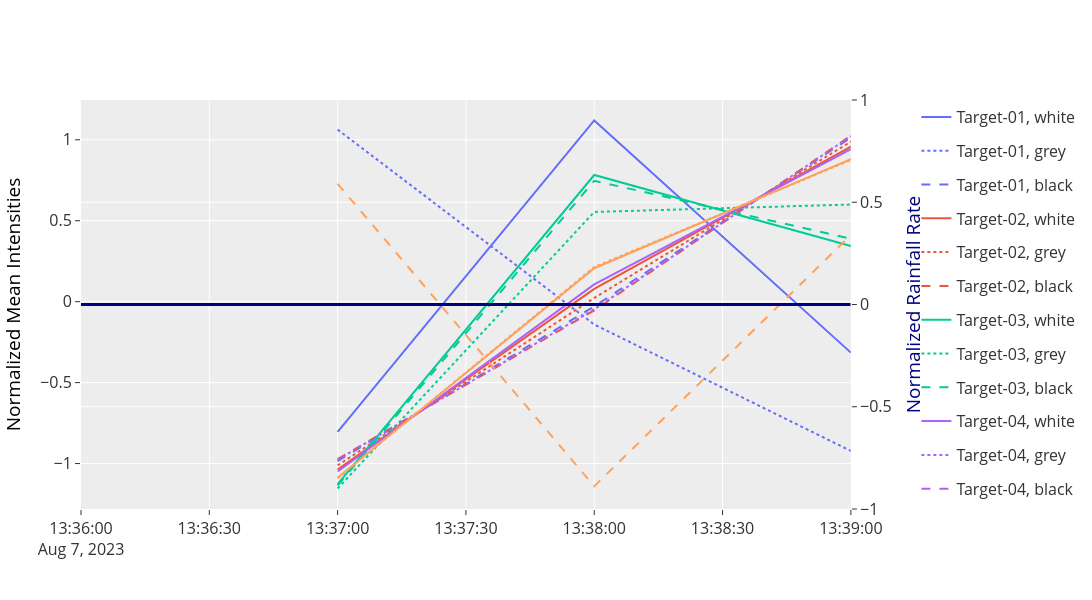

Source (notebook cell):
### Markdown cell above
### Mean intensity of targets spearate by intensity

### Code cell
NORMALIZE = True

if NORMALIZE:
    subtarg_stats = subtarget_statistics_norm
    weather_stats = df_relevant_norm
    title_addon = "Normalized "
else:
    subtarg_stats = subtarget_statistics
    weather_stats = df_relevant
    title_addon = ""

target_stat_vs_precipitation(
    subtarg_stats,
    weather_stats.precipitation.intensity_hour_shifted,
    value_name="intensity",
    precipitation_name="Rainfall Rate",
    yaxis_title=f"{title_addon}Mean Intensities",
    yaxis2_title=f"{title_addon}Rainfall Rate",
    compress_legend=False,
    fig_size=(1200, 600),
)

### Figure 1 — Plotly figure (JSON) as saved in the notebook; plotly's stock layout.template omitted (floating-point values rounded to 4 significant figures)
{"data": [{"hovertemplate": "target=Target-01<br>color=white<br>index=%{x}<br>intensity=%{y}<extra></extra>", "legendgroup": "Target-01, white", "line": {"color": "#636efa", "dash": "solid"}, "marker": {"symbol": "circle"}, "mode": "lines", "name": "Target-01, white", "orientation": "v", "showlegend": true, "type": "scatter", "x": ["2023-08-07T13:37:00.000000000", "2023-08-07T13:38:00.000000000", "2023-08-07T13:39:00.000000000"], "xaxis": "x", "y": [-0.8048, 1.119, -0.3147], "yaxis": "y"}, {"hovertemplate": "target=Target-01<br>color=grey<br>index=%{x}<br>intensity=%{y}<extra></extra>", "legendgroup": "Target-01, grey", "line": {"color": "#636efa", "dash": "dot"}, "marker": {"symbol": "circle"}, "mode": "lines", "name": "Target-01, grey", "orientation": "v", "showlegend": true, "type": "scatter", "x": ["2023-08-07T13:37:00.000000000", "2023-08-07T13:38:00.000000000", "2023-08-07T13:39:00.000000000"], "xaxis": "x", "y": [1.063, -0.1409, -0.9221], "yaxis": "y"}, {"hovertemplate": "target=Target-01<br>color=black<br>index=%{x}<br>intensity=%{y}<extra></extra>", "legendgroup": "Target-01, black", "line": {"color": "#636efa", "dash": "dash"}, "marker": {"symbol": "circle"}, "mode": "lines", "name": "Target-01, black", "orientation": "v", "showlegend": true, "type": "scatter", "x": ["2023-08-07T13:37:00.000000000", "2023-08-07T13:38:00.000000000", "2023-08-07T13:39:00.000000000"], "xaxis": "x", "y": [-0.985, -0.02931, 1.014], "yaxis": "y"}, {"hovertemplate": "target=Target-02<br>color=white<br>index=%{x}<br>intensity=%{y}<extra></extra>", "legendgroup": "Target-02, white", "line": {"color": "#EF553B", "dash": "solid"}, "marker": {"symbol": "circle"}, "mode": "lines", "name": "Target-02, white", "orientation": "v", "showlegend": true, "type": "scatter", "x": ["2023-08-07T13:37:00.000000000", "2023-08-07T13:38:00.000000000", "2023-08-07T13:39:00.000000000"], "xaxis": "x", "y": [-1.037, 0.07917, 0.9581], "yaxis": "y"}, {"hovertemplate": "target=Target-02<br>color=grey<br>index=%{x}<br>intensity=%{y}<extra></extra>", "legendgroup": "Target-02, grey", "line": {"color": "#EF553B", "dash": "dot"}, "marker": {"symbol": "circle"}, "mode": "lines", "name": "Target-02, grey", "orientation": "v", "showlegend": true, "type": "scatter", "x": ["2023-08-07T13:37:00.000000000", "2023-08-07T13:38:00.000000000", "2023-08-07T13:39:00.000000000"], "xaxis": "x", "y": [-1.011, 0.02298, 0.9883], "yaxis": "y"}, {"hovertemplate": "target=Target-02<br>color=black<br>index=%{x}<br>intensity=%{y}<extra></extra>", "legendgroup": "Target-02, black", "line": {"color": "#EF553B", "dash": "dash"}, "marker": {"symbol": "circle"}, "mode": "lines", "name": "Target-02, black", "orientation": "v", "showlegend": true, "type": "scatter", "x": ["2023-08-07T13:37:00.000000000", "2023-08-07T13:38:00.000000000", "2023-08-07T13:39:00.000000000"], "xaxis": "x", "y": [-0.9721, -0.05362, 1.026], "yaxis": "y"}, {"hovertemplate": "target=Target-03<br>color=white<br>index=%{x}<br>intensity=%{y}<extra></extra>", "legendgroup": "Target-03, white", "line": {"color": "#00cc96", "dash": "solid"}, "marker": {"symbol": "circle"}, "mode": "lines", "name": "Target-03, white", "orientation": "v", "showlegend": true, "type": "scatter", "x": ["2023-08-07T13:37:00.000000000", "2023-08-07T13:38:00.000000000", "2023-08-07T13:39:00.000000000"], "xaxis": "x", "y": [-1.127, 0.7824, 0.3442], "yaxis": "y"}, {"hovertemplate": "target=Target-03<br>color=grey<br>index=%{x}<br>intensity=%{y}<extra></extra>", "legendgroup": "Target-03, grey", "line": {"color": "#00cc96", "dash": "dot"}, "marker": {"symbol": "circle"}, "mode": "lines", "name": "Target-03, grey", "orientation": "v", "showlegend": true, "type": "scatter", "x": ["2023-08-07T13:37:00.000000000", "2023-08-07T13:38:00.000000000", "2023-08-07T13:39:00.000000000"], "xaxis": "x", "y": [-1.154, 0.5543, 0.6001], "yaxis": "y"}, {"hovertemplate": "target=Target-03<br>color=black<br>index=%{x}<br>intensity=%{y}<extra></extra>", "legendgroup": "Target-03, black", "line": {"color": "#00cc96", "dash": "dash"}, "marker": {"symbol": "circle"}, "mode": "lines", "name": "Target-03, black", "orientation": "v", "showlegend": true, "type": "scatter", "x": ["2023-08-07T13:37:00.000000000", "2023-08-07T13:38:00.000000000", "2023-08-07T13:39:00.000000000"], "xaxis": "x", "y": [-1.136, 0.7471, 0.3889], "yaxis": "y"}, {"hovertemplate": "target=Target-04<br>color=white<br>index=%{x}<br>intensity=%{y}<extra></extra>", "legendgroup": "Target-04, white", "line": {"color": "#ab63fa", "dash": "solid"}, "marker": {"symbol": "circle"}, "mode": "lines", "name": "Target-04, white", "orientation": "v", "showlegend": true, "type": "scatter", "x": ["2023-08-07T13:37:00.000000000", "2023-08-07T13:38:00.000000000", "2023-08-07T13:39:00.000000000"], "xaxis": "x", "y": [-1.049, 0.1068, 0.9423], "yaxis": "y"}, {"hovertemplate": "target=Target-04<br>color=grey<br>index=%{x}<br>intensity=%{y}<extra></extra>", "legendgroup": "Target-04, grey", "line": {"color": "#ab63fa", "dash": "dot"}, "marker": {"symbol": "circle"}, "mode": "lines", "name": "Target-04, grey", "orientation": "v", "showlegend": true, "type": "scatter", "x": ["2023-08-07T13:37:00.000000000", "2023-08-07T13:38:00.000000000", "2023-08-07T13:39:00.000000000"], "xaxis": "x", "y": [-0.9758, -0.04684, 1.023], "yaxis": "y"}, {"hovertemplate": "target=Target-04<br>color=black<br>index=%{x}<br>intensity=%{y}<extra></extra>", "legendgroup": "Target-04, black", "line": {"color": "#ab63fa", "dash": "dash"}, "marker": {"symbol": "circle"}, "mode": "lines", "name": "Target-04, black", "orientation": "v", "showlegend": true, "type": "scatter", "x": ["2023-08-07T13:37:00.000000000", "2023-08-07T13:38:00.000000000", "2023-08-07T13:39:00.000000000"], "xaxis": "x", "y": [NaN, NaN, NaN], "yaxis": "y"}, {"hovertemplate": "target=Target-05<br>color=white<br>index=%{x}<br>intensity=%{y}<extra></extra>", "legendgroup": "Target-05, white", "line": {"color": "#FFA15A", "dash": "solid"}, "marker": {"symbol": "circle"}, "mode": "lines", "name": "Target-05, white", "orientation": "v", "showlegend": true, "type": "scatter", "x": ["2023-08-07T13:37:00.000000000", "2023-08-07T13:38:00.000000000", "2023-08-07T13:39:00.000000000"], "xaxis": "x", "y": [-1.087, 0.2067, 0.8805], "yaxis": "y"}, {"hovertemplate": "target=Target-05<br>color=grey<br>index=%{x}<br>intensity=%{y}<extra></extra>", "legendgroup": "Target-05, grey", "line": {"color": "#FFA15A", "dash": "dot"}, "marker": {"symbol": "circle"}, "mode": "lines", "name": "Target-05, grey", "orientation": "v", "showlegend": true, "type": "scatter", "x": ["2023-08-07T13:37:00.000000000", "2023-08-07T13:38:00.000000000", "2023-08-07T13:39:00.000000000"], "xaxis": "x", "y": [-1.09, 0.2146, 0.8753], "yaxis": "y"}, {"hovertemplate": "target=Target-05<br>color=black<br>index=%{x}<br>intensity=%{y}<extra></extra>", "legendgroup": "Target-05, black", "line": {"color": "#FFA15A", "dash": "dash"}, "marker": {"symbol": "circle"}, "mode": "lines", "name": "Target-05, black", "orientation": "v", "showlegend": true, "type": "scatter", "x": ["2023-08-07T13:37:00.000000000", "2023-08-07T13:38:00.000000000", "2023-08-07T13:39:00.000000000"], "xaxis": "x", "y": [0.7281, -1.14, 0.412], "yaxis": "y"}, {"line": {"color": "#000080", "shape": "hv", "width": 3}, "mode": "lines", "name": "Rainfall Rate", "type": "scattergl", "x": ["2023-08-07T13:36:00.000000000", "2023-08-07T13:37:00.000000000", "2023-08-07T13:38:00.000000000", "2023-08-07T13:39:00.000000000"], "xaxis": "x", "y": [0.0, 0.0, 0.0, 0.0], "yaxis": "y2"}], "layout": {"autosize": false, "font": {"size": 16}, "height": 600, "width": 1200, "xaxis": {"anchor": "y", "domain": [0, 0.94], "title": {"text": ""}}, "yaxis": {"anchor": "x", "domain": [0, 1], "title": {"font": {"color": "#000000"}, "text": "Normalized Mean Intensities"}}, "yaxis2": {"anchor": "x", "overlaying": "y", "side": "right", "title": {"font": {"color": "#000080"}, "text": "Normalized Rainfall Rate"}}}}
